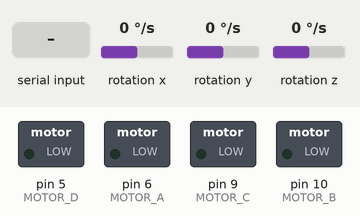
This sketch was run on a simulated Arduino Uno, built with avr-gcc and run on an emulated ATmega328P. Parts: switched loads named in the sketch (green lamp = pin HIGH). Wiring (inferred from the names in the program): MPU-6050 motion sensor at I2C address 0x68. The inputs (shaded band) are chosen by the test bench; at power-on: rotation x 0 °/s, rotation y 0 °/s, rotation z 0 °/s.

Above: at 2.5 s.
2.6 s: "a,45\n" received over Serial
At 2.71 s:
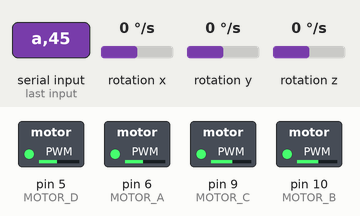
5.6 s: rotation x set to -192 °/s
7.3 s: rotation x set to 192 °/s
At 10.1 s:
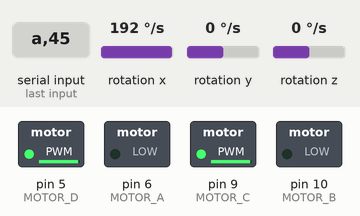
10.3 s: rotation x set to -192 °/s
At 12.3 s:
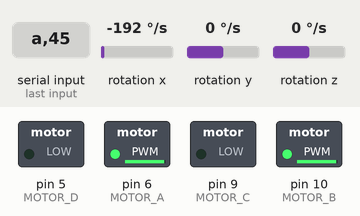
Timing chart, 0 to 13.8 s (numbered marks = the images above; inputs shaded):
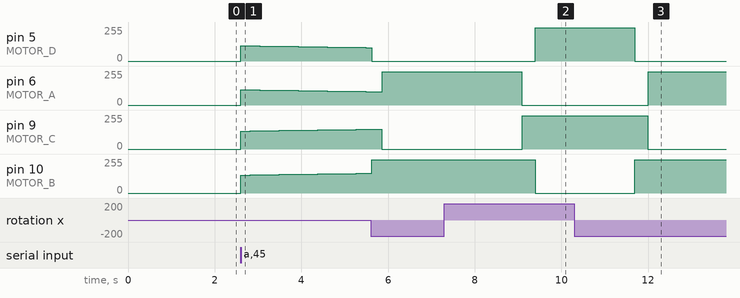

Measured:
- after the input at 2.6 s, pin 5 (MOTOR_D), pin 6 (MOTOR_A): 0/255 → 114/255 at once, → 113/255 0.22 s later, → 112/255 0.22 s later, → 111/255 0.22 s later, … (14 changes in this stretch); pin 9 (MOTOR_C), pin 10 (MOTOR_B): moves from 0/255 to 148/255 over 2.9 s, starting at once
- after the input at 7.3 s, pin 5 (MOTOR_D): 0/255 → 250/255 after 2.1 s; pin 6 (MOTOR_A): 250/255 → 0/255 after 1.8 s; pin 9 (MOTOR_C): 0/255 → 250/255 after 1.8 s; pin 10 (MOTOR_B): 250/255 → 0/255 after 2.1 s
- after the input at 10.3 s, pin 5 (MOTOR_D): 250/255 → 0/255 after 1.4 s; pin 6 (MOTOR_A): 0/255 → 250/255 after 1.7 s; pin 9 (MOTOR_C): 250/255 → 0/255 after 1.7 s; pin 10 (MOTOR_B): 0/255 → 250/255 after 1.4 s

The sketch:

arduino_drone_pid_controller.ino
```cpp
#include <Wire.h>

#define CONTROL_SERIAL Serial
#define MPU_ADDR 0x68

// Motor PWM pins
#define MOTOR_A 6
#define MOTOR_B 10
#define MOTOR_C 9
#define MOTOR_D 5

int throttle = 0;

double GyXOff = 0.0;
double GyYOff = 0.0;
double GyZOff = 0.0;

double AngleX = 0.0;
double AngleY = 0.0;
double AngleZ = 0.0;

double targetAngleX = 0.0;
double targetAngleY = 0.0;
double targetAngleZ = 0.0;

double integralX = 0.0;
double integralY = 0.0;
double integralZ = 0.0;

unsigned long t_prev = 0;

// PID gains
double Kp = 1.0;    // P control: angle error correction
double Ki = 0.45;   // I control: accumulated error correction
double Kd = 0.5;    // D control: angular velocity damping

void setup() {
  CONTROL_SERIAL.begin(115200);

  Wire.begin();
  Wire.setClock(400000);

  // Wake up MPU6050
  Wire.beginTransmission(MPU_ADDR);
  Wire.write(0x6B);
  Wire.write(0x00);
  Wire.endTransmission(true);

  calibrateGyro();

  t_prev = micros();
}

void calibrateGyro() {
  int32_t GyXSum = 0;
  int32_t GyYSum = 0;
  int32_t GyZSum = 0;

  for (int i = 0; i < 1000; i++) {
    int16_t GyX, GyY, GyZ;
    readGyroRaw(GyX, GyY, GyZ);

    GyXSum += GyX;
    GyYSum += GyY;
    GyZSum += GyZ;

    delay(1);
  }

  GyXOff = GyXSum / 1000.0;
  GyYOff = GyYSum / 1000.0;
  GyZOff = GyZSum / 1000.0;
}

void readGyroRaw(int16_t &GyX, int16_t &GyY, int16_t &GyZ) {
  Wire.beginTransmission(MPU_ADDR);
  Wire.write(0x43);
  Wire.endTransmission(false);
  Wire.requestFrom(MPU_ADDR, 6, true);

  int16_t GyXH = Wire.read();
  int16_t GyXL = Wire.read();
  int16_t GyYH = Wire.read();
  int16_t GyYL = Wire.read();
  int16_t GyZH = Wire.read();
  int16_t GyZL = Wire.read();

  GyX = (GyXH << 8) | GyXL;
  GyY = (GyYH << 8) | GyYL;
  GyZ = (GyZH << 8) | GyZL;
}

void readUserInput() {
  while (CONTROL_SERIAL.available() > 0) {
    char userInput = CONTROL_SERIAL.read();

    if (userInput >= '0' && userInput <= '9') {
      throttle = (userInput - '0') * 25;
    }
    else if (userInput == 'a') {
      targetAngleY = -10.0;   // left
    }
    else if (userInput == 'd') {
      targetAngleY = 10.0;    // right
    }
    else if (userInput == 'w') {
      targetAngleX = -10.0;   // forward
    }
    else if (userInput == 'x') {
      targetAngleX = 10.0;    // backward
    }
    else if (userInput == 'q') {
      targetAngleZ = -10.0;   // yaw left
    }
    else if (userInput == 'e') {
      targetAngleZ = 10.0;    // yaw right
    }
    else if (userInput == 's') {
      targetAngleX = 0.0;
      targetAngleY = 0.0;
      targetAngleZ = 0.0;     // hover
    }
  }
}

void loop() {
  readUserInput();

  int16_t GyXRaw, GyYRaw, GyZRaw;
  readGyroRaw(GyXRaw, GyYRaw, GyZRaw);

  double GyXD = GyXRaw - GyXOff;
  double GyYD = GyYRaw - GyYOff;
  double GyZD = GyZRaw - GyZOff;

  // Convert raw gyro value to deg/s
  double GyXR = GyXD / 131.0;
  double GyYR = GyYD / 131.0;
  double GyZR = GyZD / 131.0;

  unsigned long t_now = micros();
  double dt = (t_now - t_prev) / 1000000.0;
  t_prev = t_now;

  if (dt <= 0.0 || dt > 0.1) {
    dt = 0.001;
  }

  // Estimate angle by gyro integration
  AngleX += GyXR * dt;
  AngleY += GyYR * dt;
  AngleZ += GyZR * dt;

  // Reset when throttle is zero
  if (throttle == 0) {
    AngleX = 0.0;
    AngleY = 0.0;
    AngleZ = 0.0;

    integralX = 0.0;
    integralY = 0.0;
    integralZ = 0.0;
  }

  double errorX = targetAngleX - AngleX;
  double errorY = targetAngleY - AngleY;
  double errorZ = targetAngleZ - AngleZ;

  // =========================
  // PID Control
  // =========================

  // P control
  double P_X = Kp * errorX;
  double P_Y = Kp * errorY;
  double P_Z = Kp * errorZ;

  // I control
  integralX += errorX * dt;
  integralY += errorY * dt;
  integralZ += errorZ * dt;

  integralX = constrain(integralX, -50.0, 50.0);
  integralY = constrain(integralY, -50.0, 50.0);
  integralZ = constrain(integralZ, -50.0, 50.0);

  double I_X = Ki * integralX;
  double I_Y = Ki * integralY;
  double I_Z = Ki * integralZ;

  // D control
  // derivative of error ≈ -gyro angular velocity
  double D_X = Kd * (-GyXR);
  double D_Y = Kd * (-GyYR);
  double D_Z = Kd * (-GyZR);

  double BalX = P_X + I_X + D_X;
  double BalY = P_Y + I_Y + D_Y;
  double BalZ = P_Z + I_Z + D_Z;

  if (throttle == 0) {
    BalX = 0.0;
    BalY = 0.0;
    BalZ = 0.0;
  }

  // Motor mixing
  double speedA = throttle + BalY + BalX + BalZ;
  double speedB = throttle - BalY + BalX - BalZ;
  double speedC = throttle - BalY - BalX + BalZ;
  double speedD = throttle + BalY - BalX - BalZ;

  int iSpeedA = constrain((int)speedA, 0, 250);
  int iSpeedB = constrain((int)speedB, 0, 250);
  int iSpeedC = constrain((int)speedC, 0, 250);
  int iSpeedD = constrain((int)speedD, 0, 250);

  analogWrite(MOTOR_A, iSpeedA);
  analogWrite(MOTOR_B, iSpeedB);
  analogWrite(MOTOR_C, iSpeedC);
  analogWrite(MOTOR_D, iSpeedD);
}
```
